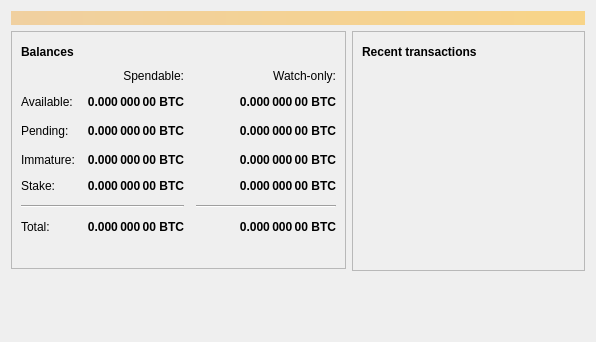
<?xml version="1.0" encoding="UTF-8"?>
<ui version="4.0">
 <class>OverviewPage</class>
 <widget class="QWidget" name="OverviewPage">
  <property name="geometry">
   <rect>
    <x>0</x>
    <y>0</y>
    <width>596</width>
    <height>342</height>
   </rect>
  </property>
  <property name="windowTitle">
   <string>Form</string>
  </property>
  <layout class="QVBoxLayout" name="topLayout">
   <item>
    <widget class="QLabel" name="labelAlerts">
     <property name="visible">
      <bool>false</bool>
     </property>
     <property name="styleSheet">
      <string notr="true">QLabel { background-color: qlineargradient(x1: 0, y1: 0, x2: 1, y2: 0, stop:0 #F0D0A0, stop:1 #F8D488); color:#000000; }</string>
     </property>
     <property name="wordWrap">
      <bool>true</bool>
     </property>
     <property name="margin">
      <number>3</number>
     </property>
     <property name="textInteractionFlags">
      <set>Qt::TextSelectableByMouse</set>
     </property>
    </widget>
   </item>
   <item>
    <layout class="QHBoxLayout" name="horizontalLayout" stretch="1,1">
     <item>
      <layout class="QVBoxLayout" name="verticalLayout_2">
       <item>
        <widget class="QFrame" name="frame">
         <property name="frameShape">
          <enum>QFrame::StyledPanel</enum>
         </property>
         <property name="frameShadow">
          <enum>QFrame::Raised</enum>
         </property>
         <layout class="QVBoxLayout" name="verticalLayout_4">
          <item>
           <layout class="QHBoxLayout" name="horizontalLayout_4">
            <item>
             <widget class="QLabel" name="label_5">
              <property name="font">
               <font>
                <weight>75</weight>
                <bold>true</bold>
               </font>
              </property>
              <property name="text">
               <string>Balances</string>
              </property>
             </widget>
            </item>
            <item>
             <widget class="QPushButton" name="labelWalletStatus">
              <property name="enabled">
               <bool>true</bool>
              </property>
              <property name="maximumSize">
               <size>
                <width>30</width>
                <height>16777215</height>
               </size>
              </property>
              <property name="toolTip">
               <string>The displayed information may be out of date. Your wallet automatically synchronizes with the Kotia network after a connection is established, but this process has not completed yet.</string>
              </property>
              <property name="text">
               <string/>
              </property>
              <property name="icon">
               <iconset resource="../bitcoin.qrc">
                <normaloff>:/icons/warning</normaloff>
                <disabledoff>:/icons/warning</disabledoff>:/icons/warning</iconset>
              </property>
              <property name="iconSize">
               <size>
                <width>24</width>
                <height>24</height>
               </size>
              </property>
              <property name="flat">
               <bool>true</bool>
              </property>
             </widget>
            </item>
            <item>
             <spacer name="horizontalSpacer_3">
              <property name="orientation">
               <enum>Qt::Horizontal</enum>
              </property>
              <property name="sizeHint" stdset="0">
               <size>
                <width>40</width>
                <height>20</height>
               </size>
              </property>
             </spacer>
            </item>
           </layout>
          </item>
          <item>
           <layout class="QGridLayout" name="gridLayout">
            <property name="spacing">
             <number>12</number>
            </property>
            <item row="2" column="2">
             <widget class="QLabel" name="labelWatchPending">
              <property name="font">
               <font>
                <weight>75</weight>
                <bold>true</bold>
               </font>
              </property>
              <property name="cursor">
               <cursorShape>IBeamCursor</cursorShape>
              </property>
              <property name="toolTip">
               <string>Unconfirmed transactions to watch-only addresses</string>
              </property>
              <property name="text">
               <string notr="true">0.000 000 00 BTC</string>
              </property>
              <property name="alignment">
               <set>Qt::AlignRight|Qt::AlignTrailing|Qt::AlignVCenter</set>
              </property>
              <property name="textInteractionFlags">
               <set>Qt::LinksAccessibleByMouse|Qt::TextSelectableByKeyboard|Qt::TextSelectableByMouse</set>
              </property>
             </widget>
            </item>
            <item row="2" column="1">
             <widget class="QLabel" name="labelUnconfirmed">
              <property name="font">
               <font>
                <weight>75</weight>
                <bold>true</bold>
               </font>
              </property>
              <property name="cursor">
               <cursorShape>IBeamCursor</cursorShape>
              </property>
              <property name="toolTip">
               <string>Total of transactions that have yet to be confirmed, and do not yet count toward the spendable balance</string>
              </property>
              <property name="text">
               <string notr="true">0.000 000 00 BTC</string>
              </property>
              <property name="alignment">
               <set>Qt::AlignRight|Qt::AlignTrailing|Qt::AlignVCenter</set>
              </property>
              <property name="textInteractionFlags">
               <set>Qt::LinksAccessibleByMouse|Qt::TextSelectableByKeyboard|Qt::TextSelectableByMouse</set>
              </property>
             </widget>
            </item>
            <item row="3" column="2">
             <widget class="QLabel" name="labelWatchImmature">
              <property name="font">
               <font>
                <weight>75</weight>
                <bold>true</bold>
               </font>
              </property>
              <property name="cursor">
               <cursorShape>IBeamCursor</cursorShape>
              </property>
              <property name="toolTip">
               <string>Mined balance in watch-only addresses that has not yet matured</string>
              </property>
              <property name="text">
               <string notr="true">0.000 000 00 BTC</string>
              </property>
              <property name="alignment">
               <set>Qt::AlignRight|Qt::AlignTrailing|Qt::AlignVCenter</set>
              </property>
              <property name="textInteractionFlags">
               <set>Qt::LinksAccessibleByMouse|Qt::TextSelectableByKeyboard|Qt::TextSelectableByMouse</set>
              </property>
             </widget>
            </item>
            <item row="5" column="0" colspan="2">
             <widget class="Line" name="line">
              <property name="orientation">
               <enum>Qt::Horizontal</enum>
              </property>
             </widget>
            </item>
            <item row="5" column="2">
             <widget class="Line" name="lineWatchBalance">
              <property name="sizePolicy">
               <sizepolicy hsizetype="Preferred" vsizetype="Fixed">
                <horstretch>0</horstretch>
                <verstretch>0</verstretch>
               </sizepolicy>
              </property>
              <property name="minimumSize">
               <size>
                <width>140</width>
                <height>0</height>
               </size>
              </property>
              <property name="orientation">
               <enum>Qt::Horizontal</enum>
              </property>
             </widget>
            </item>
            <item row="6" column="0">
             <widget class="QLabel" name="labelTotalText">
              <property name="text">
               <string>Total:</string>
              </property>
             </widget>
            </item>
            <item row="3" column="1">
             <widget class="QLabel" name="labelImmature">
              <property name="font">
               <font>
                <weight>75</weight>
                <bold>true</bold>
               </font>
              </property>
              <property name="cursor">
               <cursorShape>IBeamCursor</cursorShape>
              </property>
              <property name="toolTip">
               <string>Mined balance that has not yet matured</string>
              </property>
              <property name="text">
               <string notr="true">0.000 000 00 BTC</string>
              </property>
              <property name="alignment">
               <set>Qt::AlignRight|Qt::AlignTrailing|Qt::AlignVCenter</set>
              </property>
              <property name="textInteractionFlags">
               <set>Qt::LinksAccessibleByMouse|Qt::TextSelectableByKeyboard|Qt::TextSelectableByMouse</set>
              </property>
             </widget>
            </item>
            <item row="2" column="3">
             <spacer name="horizontalSpacer_2">
              <property name="orientation">
               <enum>Qt::Horizontal</enum>
              </property>
              <property name="sizeHint" stdset="0">
               <size>
                <width>40</width>
                <height>20</height>
               </size>
              </property>
             </spacer>
            </item>
            <item row="3" column="0">
             <widget class="QLabel" name="labelImmatureText">
              <property name="text">
               <string>Immature:</string>
              </property>
             </widget>
            </item>
            <item row="6" column="1">
             <widget class="QLabel" name="labelTotal">
              <property name="font">
               <font>
                <weight>75</weight>
                <bold>true</bold>
               </font>
              </property>
              <property name="cursor">
               <cursorShape>IBeamCursor</cursorShape>
              </property>
              <property name="toolTip">
               <string>Your current total balance</string>
              </property>
              <property name="text">
               <string notr="true">0.000 000 00 BTC</string>
              </property>
              <property name="alignment">
               <set>Qt::AlignRight|Qt::AlignTrailing|Qt::AlignVCenter</set>
              </property>
              <property name="textInteractionFlags">
               <set>Qt::LinksAccessibleByMouse|Qt::TextSelectableByKeyboard|Qt::TextSelectableByMouse</set>
              </property>
             </widget>
            </item>
            <item row="6" column="2">
             <widget class="QLabel" name="labelWatchTotal">
              <property name="font">
               <font>
                <weight>75</weight>
                <bold>true</bold>
               </font>
              </property>
              <property name="cursor">
               <cursorShape>IBeamCursor</cursorShape>
              </property>
              <property name="toolTip">
               <string>Current total balance in watch-only addresses</string>
              </property>
              <property name="text">
               <string notr="true">0.000 000 00 BTC</string>
              </property>
              <property name="alignment">
               <set>Qt::AlignRight|Qt::AlignTrailing|Qt::AlignVCenter</set>
              </property>
              <property name="textInteractionFlags">
               <set>Qt::LinksAccessibleByMouse|Qt::TextSelectableByKeyboard|Qt::TextSelectableByMouse</set>
              </property>
             </widget>
            </item>
            <item row="0" column="2">
             <widget class="QLabel" name="labelWatchonly">
              <property name="text">
               <string>Watch-only:</string>
              </property>
              <property name="alignment">
               <set>Qt::AlignRight|Qt::AlignTrailing|Qt::AlignVCenter</set>
              </property>
             </widget>
            </item>
            <item row="1" column="0">
             <widget class="QLabel" name="labelBalanceText">
              <property name="text">
               <string>Available:</string>
              </property>
             </widget>
            </item>
            <item row="1" column="1">
             <widget class="QLabel" name="labelBalance">
              <property name="font">
               <font>
                <weight>75</weight>
                <bold>true</bold>
               </font>
              </property>
              <property name="cursor">
               <cursorShape>IBeamCursor</cursorShape>
              </property>
              <property name="toolTip">
               <string>Your current spendable balance</string>
              </property>
              <property name="text">
               <string notr="true">0.000 000 00 BTC</string>
              </property>
              <property name="alignment">
               <set>Qt::AlignRight|Qt::AlignTrailing|Qt::AlignVCenter</set>
              </property>
              <property name="textInteractionFlags">
               <set>Qt::LinksAccessibleByMouse|Qt::TextSelectableByKeyboard|Qt::TextSelectableByMouse</set>
              </property>
             </widget>
            </item>
            <item row="1" column="2">
             <widget class="QLabel" name="labelWatchAvailable">
              <property name="font">
               <font>
                <weight>75</weight>
                <bold>true</bold>
               </font>
              </property>
              <property name="cursor">
               <cursorShape>IBeamCursor</cursorShape>
              </property>
              <property name="toolTip">
               <string>Your current balance in watch-only addresses</string>
              </property>
              <property name="text">
               <string notr="true">0.000 000 00 BTC</string>
              </property>
              <property name="alignment">
               <set>Qt::AlignRight|Qt::AlignTrailing|Qt::AlignVCenter</set>
              </property>
              <property name="textInteractionFlags">
               <set>Qt::LinksAccessibleByMouse|Qt::TextSelectableByKeyboard|Qt::TextSelectableByMouse</set>
              </property>
             </widget>
            </item>
            <item row="2" column="0">
             <widget class="QLabel" name="labelPendingText">
              <property name="text">
               <string>Pending:</string>
              </property>
             </widget>
            </item>
            <item row="0" column="1">
             <widget class="QLabel" name="labelSpendable">
              <property name="text">
               <string>Spendable:</string>
              </property>
              <property name="alignment">
               <set>Qt::AlignRight|Qt::AlignTrailing|Qt::AlignVCenter</set>
              </property>
             </widget>
            </item>
            <item row="4" column="0">
             <widget class="QLabel" name="labelStakeText">
              <property name="text">
               <string>Stake:</string>
              </property>
             </widget>
            </item>
            <item row="4" column="1">
             <widget class="QLabel" name="labelStake">
              <property name="font">
               <font>
                <weight>75</weight>
                <bold>true</bold>
               </font>
              </property>
              <property name="text">
               <string>0.000 000 00 BTC</string>
              </property>
              <property name="alignment">
               <set>Qt::AlignRight|Qt::AlignTrailing|Qt::AlignVCenter</set>
              </property>
              <property name="textInteractionFlags">
               <set>Qt::LinksAccessibleByMouse|Qt::TextSelectableByKeyboard|Qt::TextSelectableByMouse</set>
              </property>
             </widget>
            </item>
            <item row="4" column="2">
             <widget class="QLabel" name="labelWatchStake">
              <property name="font">
               <font>
                <weight>75</weight>
                <bold>true</bold>
               </font>
              </property>
              <property name="text">
               <string>0.000 000 00 BTC</string>
              </property>
              <property name="alignment">
               <set>Qt::AlignRight|Qt::AlignTrailing|Qt::AlignVCenter</set>
              </property>
              <property name="textInteractionFlags">
               <set>Qt::LinksAccessibleByMouse|Qt::TextSelectableByKeyboard|Qt::TextSelectableByMouse</set>
              </property>
             </widget>
            </item>
            <item row="2" column="3">
             <spacer name="horizontalSpacer_21">
              <property name="orientation">
               <enum>Qt::Horizontal</enum>
              </property>
              <property name="sizeHint" stdset="0">
               <size>
                <width>40</width>
                <height>20</height>
               </size>
              </property>
             </spacer>
            </item>
           </layout>
          </item>
          <item>
           <spacer name="verticalSpacer_3">
            <property name="orientation">
             <enum>Qt::Vertical</enum>
            </property>
            <property name="sizeType">
             <enum>QSizePolicy::Fixed</enum>
            </property>
            <property name="sizeHint" stdset="0">
             <size>
              <width>20</width>
              <height>25</height>
             </size>
            </property>
           </spacer>
          </item>
         </layout>
        </widget>
       </item>
       <item>
        <spacer name="verticalSpacer">
         <property name="orientation">
          <enum>Qt::Vertical</enum>
         </property>
         <property name="sizeHint" stdset="0">
          <size>
           <width>20</width>
           <height>40</height>
          </size>
         </property>
        </spacer>
       </item>
      </layout>
     </item>
     <item>
      <layout class="QVBoxLayout" name="verticalLayout_3">
       <item>
        <widget class="QFrame" name="frame_2">
         <property name="frameShape">
          <enum>QFrame::StyledPanel</enum>
         </property>
         <property name="frameShadow">
          <enum>QFrame::Raised</enum>
         </property>
         <layout class="QVBoxLayout" name="verticalLayout">
          <item>
           <layout class="QHBoxLayout" name="horizontalLayout_2">
            <item>
             <widget class="QLabel" name="label_4">
              <property name="font">
               <font>
                <weight>75</weight>
                <bold>true</bold>
               </font>
              </property>
              <property name="text">
               <string>Recent transactions</string>
              </property>
             </widget>
            </item>
            <item>
             <widget class="QPushButton" name="labelTransactionsStatus">
              <property name="enabled">
               <bool>true</bool>
              </property>
              <property name="maximumSize">
               <size>
                <width>30</width>
                <height>16777215</height>
               </size>
              </property>
              <property name="toolTip">
               <string>The displayed information may be out of date. Your wallet automatically synchronizes with the Kotia network after a connection is established, but this process has not completed yet.</string>
              </property>
              <property name="text">
               <string/>
              </property>
              <property name="icon">
               <iconset resource="../bitcoin.qrc">
                <normaloff>:/icons/warning</normaloff>
                <disabledoff>:/icons/warning</disabledoff>:/icons/warning</iconset>
              </property>
              <property name="iconSize">
               <size>
                <width>24</width>
                <height>24</height>
               </size>
              </property>
              <property name="flat">
               <bool>true</bool>
              </property>
             </widget>
            </item>
            <item>
             <spacer name="horizontalSpacer">
              <property name="orientation">
               <enum>Qt::Horizontal</enum>
              </property>
              <property name="sizeHint" stdset="0">
               <size>
                <width>40</width>
                <height>20</height>
               </size>
              </property>
             </spacer>
            </item>
           </layout>
          </item>
          <item>
           <widget class="QListView" name="listTransactions">
            <property name="styleSheet">
             <string notr="true">QListView { background: transparent; }</string>
            </property>
            <property name="frameShape">
             <enum>QFrame::NoFrame</enum>
            </property>
            <property name="verticalScrollBarPolicy">
             <enum>Qt::ScrollBarAlwaysOff</enum>
            </property>
            <property name="horizontalScrollBarPolicy">
             <enum>Qt::ScrollBarAlwaysOff</enum>
            </property>
            <property name="selectionMode">
             <enum>QAbstractItemView::NoSelection</enum>
            </property>
           </widget>
          </item>
         </layout>
        </widget>
       </item>
       <item>
        <spacer name="verticalSpacer_2">
         <property name="orientation">
          <enum>Qt::Vertical</enum>
         </property>
         <property name="sizeHint" stdset="0">
          <size>
           <width>20</width>
           <height>40</height>
          </size>
         </property>
        </spacer>
       </item>
      </layout>
     </item>
    </layout>
   </item>
  </layout>
 </widget>
 <resources/>
 <connections/>
</ui>
